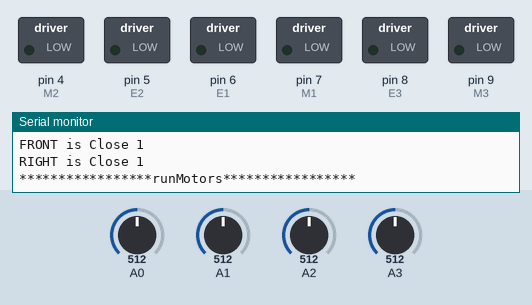
This sketch was run on a simulated Arduino Uno, built with avr-gcc and run on an emulated ATmega328P. Parts: switched loads named in the sketch (green lamp = pin HIGH), the last lines printed to the serial monitor. The inputs (shaded band) are chosen by the test bench; at power-on: A1 = 512, A2 = 512, A0 = 512, A3 = 512.

Above: at 1.7 s.
1.8 s: A1 set to 383
6.0 s: A1 set to 360
At 7.48 s:
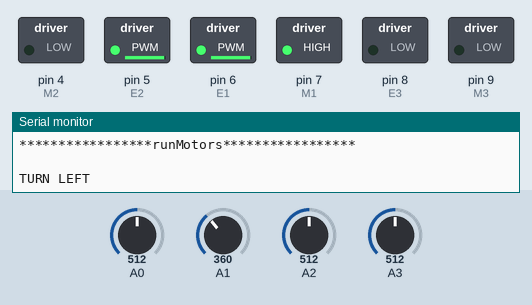
At 8.3 s:
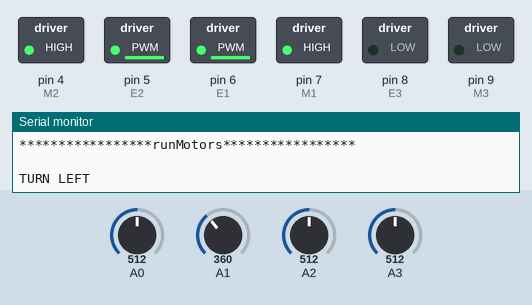
12.8 s: A2 set to 266
17.0 s: A2 set to 234
At 18.51 s:
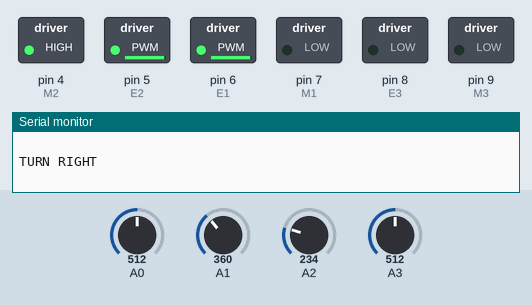
23.8 s: A0 set to 56
28.0 s: A0 set to 45
At 30.5 s:
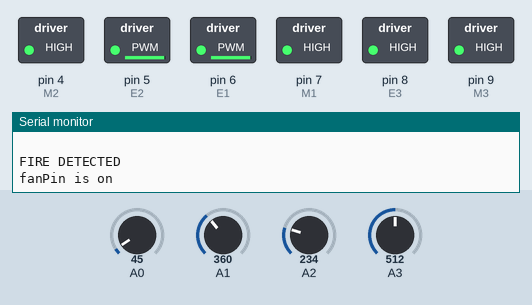
Timing chart, 0 to 32.8 s (numbered marks = the images above; inputs shaded):
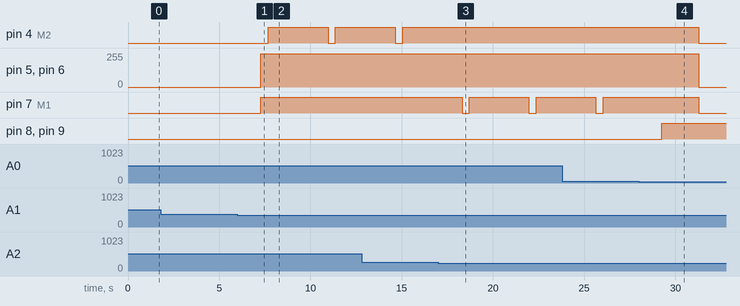

The sketch:

Sample_Navigation.ino
```cpp
/*  Fire Fighting Robot Coding
 *  11/2/2016
 *  Code for robot with two motor drivers
 *  -------------------------------------------------------------
 *  NOTE: LOW = 0; HIGH = 1; PWM = 0~255 when using motor driver 2
 *  LOW is backwards, and HIGH is forward
 *  The IR sensors read higher numbers when the object, or wall, are closer. (The farther, the lower number it is,)
 */
int x = 0;

//Pin Assignments
int E1 = 6; //Speed 1
int M1 = 7; //Direction 1
int E2 = 5; //Speed 2
int M2 = 4; //Direction 2
int E3 = 8; //Fan
int M3 = 9;

int ldist; // LEFT SENSOR READ
int fdist; // FRONT SENSOR READ
int rdist; // RIGHT SENSOR READ
int fsense; // FLAME SENSOR READ

boolean lClose;
boolean fClose;
boolean rClose;
boolean flameSensed;


void setup(){
  pinMode(M1, OUTPUT);
  pinMode(M2, OUTPUT);
  pinMode(M3, OUTPUT);
  delay(500);                    //wait 3 seconds before starting. (prevents bot from moving before it is on the floor)
  Serial.begin(9600);            //19200 bits-per-second
  Serial.println("FIRE FIGHTING ROBOT ACTIVATED");
}

/***********************************************************************/
void loop() {
  lClose = false;
  fClose = false;
  rClose = false;
  flameSensed = false;

  readSensors();                                  //Read fire sensor and IR sensors.If fire is detected, sensedFire becomes true
  flameSensed = sensedFire();
  if (flameSensed == true){                         //senseFire is true, then the fan is on and the motors are off
    blow();
    Serial.println("flameSensed is true");
    Stop();
    delay(2000);
  }
  else if (flameSensed == false){
    followRightWall();
    delay(100);
  }
  flameSensed = false;

   delay(3000);
}
/***********************************************************************/

boolean sensedFire()
{
  if (fsense < 50)
  {
    Serial.println(" ");
    Serial.print("FIRE DETECTED");
    Serial.println(" ");
    return true;
  }
  else
    return false;
}

void readSensors()
{
  ldist = analogRead(1);
  fdist = analogRead(3);
  rdist = analogRead(2);
  fsense = analogRead(0);

  Serial.println();
  Serial.println("New Readings and Actions");
  Serial.print("Left"); Serial.print("       ");
  Serial.print("Front"); Serial.print("       ");
  Serial.print("Right"); Serial.print("       ");
  Serial.print("Flame Sensor Reads"); Serial.print("       ");
  Serial.println();
  Serial.print(ldist); Serial.print("       ");
  Serial.print(fdist); Serial.print("          ");
  Serial.print(rdist); Serial.print("            ");
  Serial.print(fsense); Serial.print("          ");
  Serial.println();

  if (ldist > 370)
  {
    lClose = true;
    Serial.print("LEFT is Close ");
    Serial.println(lClose);
  }

  if (fdist > 290)
  {
    fClose = true;
    Serial.print("FRONT is Close ");
    Serial.println(fClose);
  }

  if (rdist > 250)
  {
    rClose = true;
    Serial.print("RIGHT is Close ");
    Serial.println(rClose);
  }
}


void blow()
{
  digitalWrite(M3,HIGH);
  analogWrite(E3, 250);
  Serial.println("fanPin is on");
  delay(2000);
  //Maybe should turn off the fan at some point
}

//********************************************
//Defining Robot's Potential Actions as functions
//Stop, move forward, turn left, turn right
//Call different order of functions depending on the potential
//situations in the maze (3-way fork, left only, etc.)
//********************************************

void Stop()
  {
    digitalWrite(M1,LOW);
    digitalWrite(M2,LOW);
    analogWrite(E1, LOW);   //PWM Speed Control
    analogWrite(E2, LOW);   //PWM Speed Control
  }

void goForward()
  {
    digitalWrite(M1,HIGH);
    digitalWrite(M2,HIGH);
    analogWrite(E1, 250);   //PWM Speed Control
    analogWrite(E2, 250);   //PWM Speed Control
  }

void turnRight()  //90 DEGREES CLOCKWISE
  {
    digitalWrite(M1,LOW);
    digitalWrite(M2,HIGH);
    analogWrite(E1, 250);   //PWM Speed Control
    analogWrite(E2, 250);   //PWM Speed Control
    delay(400);
  }

void turnLeft()  //90 DEGREES COUNTER-CLOCKWISE
  {
    digitalWrite(M1,HIGH);
    digitalWrite(M2,LOW);
    analogWrite(E1, 250);   //PWM Speed Control
    analogWrite(E2, 250);   //PWM Speed Control
    delay(400);
  }

void goBackwards()
  {
    digitalWrite(M1,LOW);
    digitalWrite(M2,LOW);
    analogWrite(E1, 250);   //PWM Speed Control
    analogWrite(E2, 250);   //PWM Speed Control
  }

/*
void tiltLeft()
{
  analogWrite(motor1Pin1, 100);
  analogWrite(motor1Pin2, LOW);
  analogWrite(motor2Pin1, 150);
  analogWrite(motor2Pin2, LOW);
}
*/


// Right wall follow algorithm

void followRightWall()
{
  Serial.println("*****************runMotors*****************");
  //DEFAULT: GO FORWARD
  if ( rClose == 1 && fClose == 0 ) // if right is close and front is far, go forward
  {
    Serial.println(" ");
    Serial.print("GO FORWARD");
    Serial.println(" ");
    goForward();
  }

  /*
  if ( lClose ==1 && fClose == 0 ) // if left is close and front is far, go forward
  {
    Serial.println(" ");
    Serial.print("GO FORWARD");
    Serial.println(" ");
    goForward();
  }

  //STOP
  else if ( fClose && rClose ) // but if front left right are too ALL close, stop
  {
    Serial.println(" ");
    Serial.print("STOP");
    Serial.println(" ");
    Stop();
  }
   */

  //TURN RIGHT
  else if (rClose == 0) // if the right dist is far, then turn right
  {
    Serial.println(" ");
    Serial.println("TURN RIGHT");
    Serial.println(" ");
    turnRight();
    goForward();
  }

  //TURN LEFT
  else if ( lClose == 0 && rClose == 1 && fClose == 1 )
  {
    Serial.println(" ");
    Serial.println("TURN LEFT");
    Serial.println("");
    turnLeft();
    goForward();
  }

  else
  {
    Stop();
  }
}
```

Measured:
- the behaviour switches between 371 and 370 on A1 (found by bisection; images 0 and 1)
- the behaviour switches between 251 and 250 on A2 (found by bisection; images 2 and 3)
- the behaviour switches between 50 and 49 on A0 (found by bisection; images 3 and 4)
- after the input at 6.0 s, pin 4 (M2): LOW → HIGH after 1.7 s, → LOW 3.3 s later, → HIGH 0.40 s later; pin 5 (E2), pin 6 (E1): 0/255 → 250/255 after 1.3 s; pin 7 (M1): LOW → HIGH after 1.3 s
- after the input at 17.0 s, pin 4 (M2): stops changing and stays HIGH; pin 7 (M1): alternates HIGH for 3.3 s and LOW for 0.40 s, starting after 1.3 s
- after the input at 28.0 s, pin 4 (M2): HIGH → LOW after 3.3 s; pin 5 (E2), pin 6 (E1): 250/255 → 0/255 after 3.3 s; pin 8 (E3), pin 9 (M3): LOW → HIGH after 1.3 s
